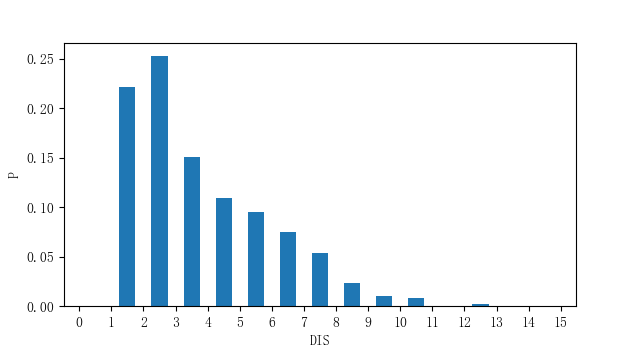

Python code for this plot:
import sys
import numpy as np
import pandas as pd
import matplotlib.pyplot as plt

fpic = sys.argv[0][:-3]
data = pd.read_csv("../boston_house_price.txt",sep='|')

y,x = np.histogram(data["DIS"],range=[0,15],bins=15,density=True)
x=x[1:]

plt.figure(dpi=100,figsize=(6.4,3.6))
plt.subplots_adjust(bottom=0.15,left=0.1)
plt.bar(x-0.5,y,width=0.5)
plt.xticks(ticks=[0]+list(x))
plt.xlabel("DIS")
plt.ylabel("P")
plt.savefig(fpic+'.png')
